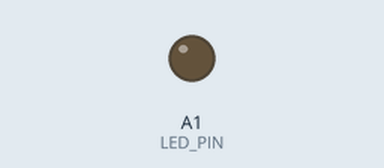
This sketch was run on a simulated Arduino Uno, built with avr-gcc and run on an emulated ATmega328P. Parts: output pins drawn as LEDs (lit = HIGH).

Above: at 1.29 s.
At 12.1 s:
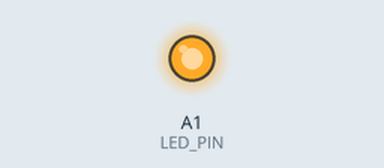
Timing chart, 0 to 16.8 s (numbered marks = the images above):
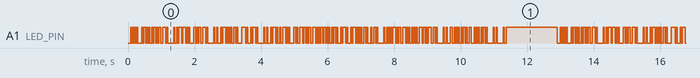

Measured:
- by itself, A1 (LED_PIN): moves between LOW and HIGH, repeating every 12.9 s
- by itself, everything shown: repeats every 12.9 s, in 62 steps

The sketch:

transmitter.ino
```cpp
const int LED_PIN = A1;
const int PERIOD = 30;
const char* message = "This was text transmitted using LiFi  ";

int message_length;

void setup()
{
  pinMode(LED_PIN, OUTPUT);

  message_length = strlen(message);
}


void loop()
{
  for (int i = 0; i < message_length; i++)
  {
    send_byte(message[i]);
  }
  delay(1500);
}


void send_byte(char byte_to_send)
{
  digitalWrite(LED_PIN, LOW);
  delay(PERIOD);

  for (int i = 0; i < 8; i++)
  {
    digitalWrite(LED_PIN, (byte_to_send & (0x01 << i)) != 0);
    delay(PERIOD);
  }

  digitalWrite(LED_PIN, HIGH);
  delay(PERIOD);
}
```
